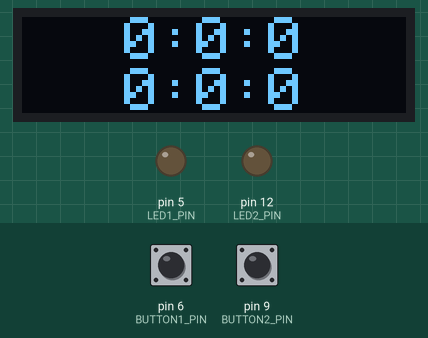
A sketch run on a simulated Arduino Uno, built with avr-gcc and run on an emulated ATmega328P. On the bench: 128×32 one-colour display, output pins drawn as LEDs (lit = HIGH). Inputs (shaded band) come from the test bench; at power-on: pin 6 (BUTTON1_PIN) HIGH, pin 9 (BUTTON2_PIN) HIGH. The display library's start-up logo is not drawn; what the sketch prints to the serial monitor is not drawn.

Above: at 2.2 s.
2.3 s: pin 6 (BUTTON1_PIN) pulled LOW for 0.15 s
At 3.7 s:
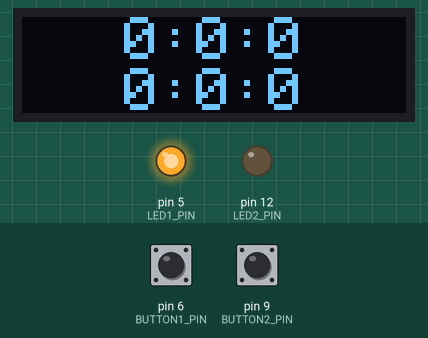
5.4 s: pin 9 (BUTTON2_PIN) pulled LOW for 0.15 s
At 6.8 s:
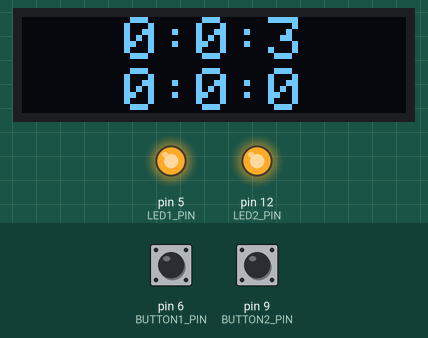
8.5 s: pin 6 (BUTTON1_PIN) pulled LOW for 1 s
At 9.7 s:
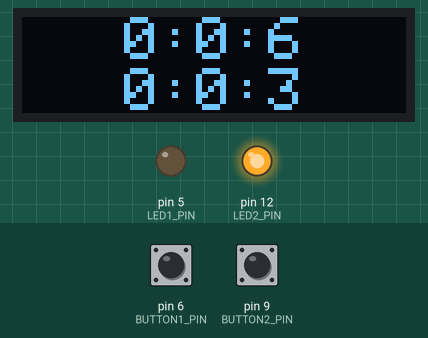
11.5 s: pin 9 (BUTTON2_PIN) pulled LOW for 1 s
At 12.8 s:
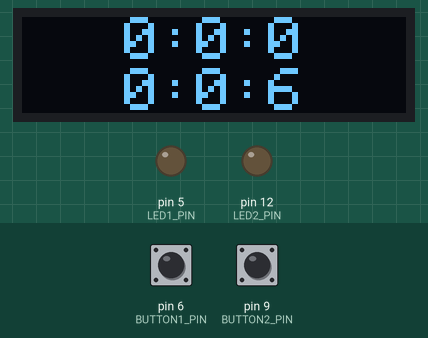
Timing chart, 0 to 14.5 s (numbered marks = the images above; inputs shaded):
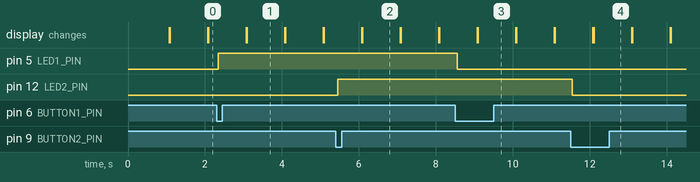

The sketch:

Neo-SUDS.ino
```cpp
#include <SPI.h>
#include <Wire.h>
#include <Adafruit_GFX.h>
#include <Adafruit_SSD1306.h>
#include <ezButton.h>
#include <pt.h>


static struct pt pt1, pt2;


const int BUTTON1_PIN = 6; // the number of the pushbutton pin
const int BUTTON2_PIN = 9;
const int LED1_PIN = 5; // the number of the LED pin
const int LED2_PIN = 12;
Adafruit_SSD1306 display = Adafruit_SSD1306(128, 32, &Wire);

ezButton button1(BUTTON1_PIN);  // create ezButton object that attach to pin 7;
ezButton button2(BUTTON2_PIN);  // create ezButton object that attach to pin 7;
// variables will change:
int led1_state = LOW;   // the current state of LED
int led2_state = LOW;   // the current state of LED

//setting hours, minutes, secound  and miliseconds to 0
int h1=0;
int m1=0;
int s1=0;
int h2=0;
int m2=0;
int s2=0;

bool is_led_1_on = false;
bool is_led_2_on = false;


void stopwatch(){
  display.clearDisplay();
  display.setCursor(34, 0);   //setting start point on display
  display.print(h1);         //display hours
  display.print(":");
  display.print(m1);         //display minutes
  display.print(":");
  display.print(s1);         //display seconds
  display.display();
  display.setCursor(34, 17);   //setting start point on display
  display.print(h2);         //display hours
  display.print(":");
  display.print(m2);         //display minutes
  display.print(":");
  display.print(s2);         //display seconds
  display.display();
  if (is_led_1_on){
    s1++;

    if(s1 == 60)     //if state for counting up minutes
    {
    s1 = 0;
    m1++;
    }

    if(m1 == 60)      //if state for counting up hours
    {
    m1 = 00;
    h1++;
    }
  }

  // reset section of desplay if corresponding led is off
  else if (!is_led_1_on) {
    h1 = 0;
    m1 = 0;
    s1 = 0;
  }
  if (is_led_2_on){
    s2++;

    if(s2 == 60)     //if state for counting up minutes
    {
    s2 = 0;
    m2++;
    }

    if(m2 == 60)      //if state for counting up hours
    {
    m2 = 00;
    h2++;
    }
  }

  // reset section of desplay if corresponding led is off
  else if (!is_led_2_on) {
    h2 = 0;
    m2 = 0;
    s2 = 0;
  }
}

// put stopwatch in it's own protothread
static int protothread1(struct pt *pt, int interval) {
  static unsigned long timestamp = 0;
  PT_BEGIN(pt);
  while(1) {
    PT_WAIT_UNTIL(pt, millis() - timestamp > interval );
    timestamp = millis();
    stopwatch();

  }
  PT_END(pt);
}

void setup() {
  Serial.begin(9600);         // initialize serial

  Serial.println("OLED intialized");
  display.begin(SSD1306_SWITCHCAPVCC, 0x3C); // Address 0x3C for 128x32

  display.display();
  delay(1000);

  // Clear the buffer.
  display.clearDisplay();
  display.display();

  // text display tests
  display.setTextSize(2);
  display.setTextColor(WHITE);

  pinMode(LED1_PIN, OUTPUT);   // set arduino pin to output mode
  pinMode(LED2_PIN, OUTPUT);
  button1.setDebounceTime(50); // set debounce time to 50 milliseconds
  button2.setDebounceTime(50); // set debounce time to 50 milliseconds
}

void loop() {
  button1.loop(); // MUST call the loop() function first
  button2.loop();

  // check if button 1 is pressed
  if(button1.isPressed()) {
    Serial.println("The button is pressed");

    // toggle state of LED
    led1_state = !led1_state;
    is_led_1_on = !is_led_1_on;

    // control LED arccoding to the toggleed sate
    digitalWrite(LED1_PIN, led1_state);
  }

  // check if button 2 is pressed
  if(button2.isPressed()) {
    Serial.println("The button is pressed");

    // toggle state of LED
    led2_state = !led2_state;
    is_led_2_on = !is_led_2_on;

    // control LED arccoding to the toggleed sate
    digitalWrite(LED2_PIN, led2_state);
  }

  // start stopwatch thread
  protothread1(&pt1, 1000);
}
```

Measured:
- after the input at 2.3 s, pin 5 (LED1_PIN): LOW → HIGH after 0.05 s
- after the input at 5.4 s, pin 12 (LED2_PIN): LOW → HIGH after 0.05 s
- after the input at 8.5 s, pin 5 (LED1_PIN): HIGH → LOW after 0.05 s
- after the input at 11.5 s, pin 12 (LED2_PIN): HIGH → LOW after 0.05 s
- what the display in image 1 shows lasts 1.0 s, from 3.1 s to 4.1 s
